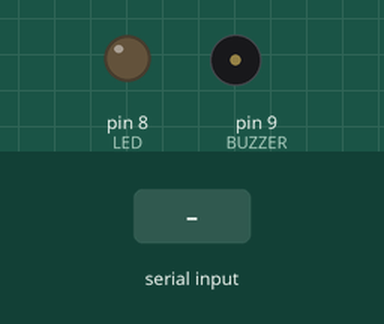
This sketch was run on a simulated Arduino Uno, built with avr-gcc and run on an emulated ATmega328P. Shown: output pins drawn as LEDs (lit = HIGH), buzzer (waves = sounding, pin HIGH). Dashed ring = blinking. The test bench sets the inputs (shaded band). What the sketch prints to the serial monitor is not drawn.

Above: at 1.2 s.
1.3 s: "1" received over Serial
At 2.65 s:
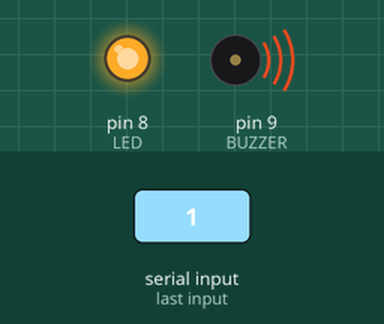
4.3 s: "0" received over Serial
At 5.45 s:
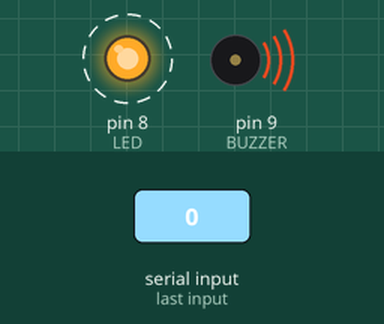
Timing chart, 0 to 8.7 s (numbered marks = the images above; inputs shaded):
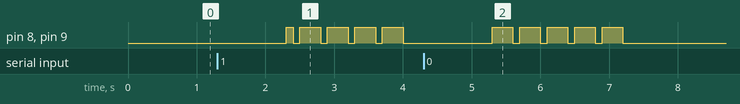

The sketch:

Zad4.ino
```cpp
/*

Dane dotyczące czasu nadawania kresek i kropek wziąłem z:

http://www.polskieradio.pl/39/246/Artykul/852119,Alfabet-Morse%E2%80%99a-%E2%80%93-rewolucja-telegraficzna

*/
#define BUZZER  9
#define LED  8
const char MorseCodeForCharsAndDigits[][8] = {
  {'a','.','-' ,'~'},
  {'b','-', '.', '.', '.', '~'},
  {'c', '.', '-', '.', '~'},
  {'d','-','.','.','~'},
  {'f','-', '.', '.', '~'},
  {'e','.', '~'},
  {'f','.', '.', '-', '.', '~'},
  {'g','-', '.', '.', '~'},
  {'h','.', '.', '.', '.', '~'},
  {'i','.', '.', '~'},
  {'j','.', '-', '-', '-', '~'},
  {'k','-', '.', '-', '~'},
  {'l','.', '-', '.', '.', '~'},
  {'m','-', '-', '~'},
  {'n','-', '.', '~'},
  {'o','-', '-', '-', '~'},
  {'p','.', '-', '-', '.', '~'},
  {'q','-', '-', '.', '-', '~'},
  {'r','.', '-', '.', '~'},
  {'s','.', '.', '.', '~'},
  {'t','-', '~'},
  {'u','.', '.', '-', '~'},
  {'w','.', '-', '-', '~'},
  {'v','.', '.', '.', '-', '~'},
  {'x','-', '.', '.', '-', '~'},
  {'y','-', '.', '-', '~'},
  {'z','-', '-', '.', '.', '~'},
  {'1','.', '-', '-', '-', '-', '~'},
  {'2','.', '.', '-', '-', '-', '~'},
  {'3','.', '.', '.', '-', '-', '~'},
  {'4','.', '.', '.', '.', '-', '~'},
  {'5','.', '.', '.', '.', '.', '~'},
  {'6','-', '.', '.', '.', '.', '~'},
  {'7','-', '-', '.', '.', '.', '~'},
  {'8','-', '-', '-', '.', '.', '~'},
  {'9','-', '-', '-', '-', '.', '~'},
  {'0','-', '-', '-', '-', '-', '~'}
};

const int Size = sizeof (MorseCodeForCharsAndDigits) / sizeof (MorseCodeForCharsAndDigits)[0] ;

void setup() {

  Serial.begin(9600);
  while (!Serial)
  {
    ;
  }
  Serial.println("Wpisz tekst do przetlumaczenia na kod Morse'a:");
  pinMode(LED, OUTPUT);
  pinMode(BUZZER, OUTPUT);
  digitalWrite(LED, LOW);
  digitalWrite(BUZZER, LOW);
}
void loop() {

  if (Serial.available() > 0) {

    String a = Serial.readString();
    Serial.print(a);
    Serial.println(":");
   for(int j = 0;j < a.length();j++){
    char Char_to_morse = tolower(a[j]);
    Serial.print(Char_to_morse);
    for (int i = 0; i < Size; i++) {

      if (Char_to_morse == MorseCodeForCharsAndDigits[i][0])
      {
        Serial.print(" ---   ");

        for (int j = 1; j < 7; j++)
        {

          if (MorseCodeForCharsAndDigits[i][j] == '.')
          {
            digitalWrite(LED, HIGH);
            digitalWrite(BUZZER, HIGH);
            delay(100);
            digitalWrite(LED, LOW);
            digitalWrite(BUZZER, LOW);
            delay(100);
            Serial.print(" * ");
          }
          else if (MorseCodeForCharsAndDigits[i][j] == '-')
          {

            digitalWrite(LED, HIGH);
            digitalWrite(BUZZER, HIGH);
            delay(300);
            digitalWrite(LED, LOW);
            digitalWrite(BUZZER, LOW);
            delay(100);
            Serial.print(" - ");
          }

          else
          {
            delay(200);   // koniec wysyłania sygnalu jednego znaku
            Serial.println("  ");
            break;
          }
        }
        break;
      }
      if(Char_to_morse == ' ')
      {
           Serial.println("");
           delay(600); // Koniec wyrazu
           break;
      }
    }
   }
  }
}
```

Measured:
- after the input at 1.3 s, pin 8 (LED), pin 9 (BUZZER): LOW → HIGH after 1.0 s, then repeats every 0.40 s: LOW 0.10 s, HIGH 0.30 s
- after the input at 4.3 s, pin 8 (LED), pin 9 (BUZZER): alternates HIGH for 0.30 s and LOW for 0.10 s, 10 changes in all, then stays LOW, starting after 1.0 s
